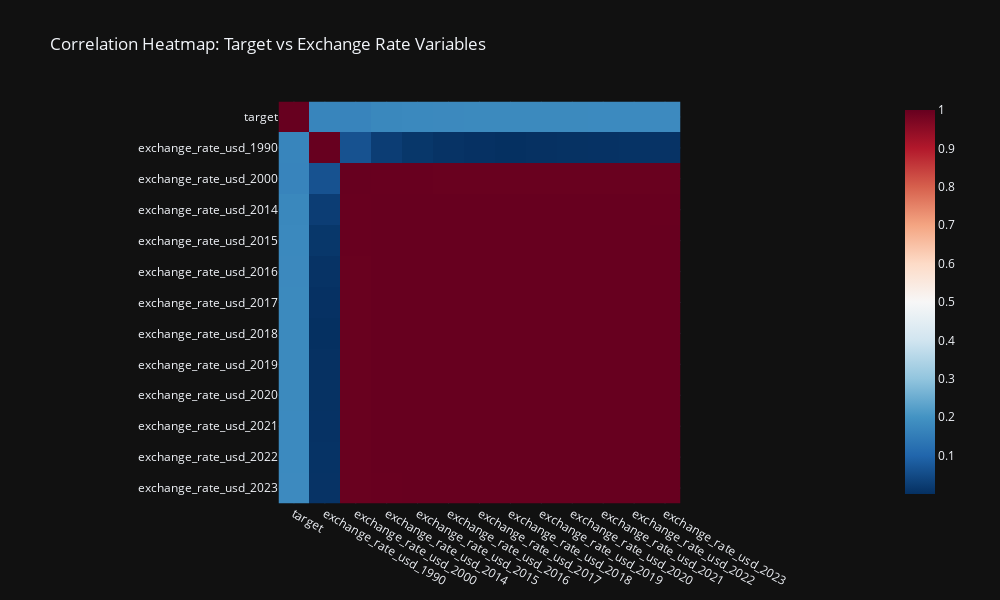

Source (notebook cell):
### Code cell
# Variables to compare
variables_to_compare = ['exchange_rate_usd_1990', 'exchange_rate_usd_2000',
       'exchange_rate_usd_2014', 'exchange_rate_usd_2015',
       'exchange_rate_usd_2016', 'exchange_rate_usd_2017',
       'exchange_rate_usd_2018', 'exchange_rate_usd_2019',
       'exchange_rate_usd_2020', 'exchange_rate_usd_2021',
       'exchange_rate_usd_2022', 'exchange_rate_usd_2023',
]

# Compute the correlation matrix for 'target' and the selected variables
columns_to_use = ['target'] + variables_to_compare
df_corr_matrix = df[columns_to_use].corr()

# Take the absolute values of the correlation matrix
df_corr_matrix_abs = df_corr_matrix.abs()

fig = px.imshow(df_corr_matrix_abs, 
                color_continuous_scale='RdBu_r', 
                title="Correlation Heatmap: Target vs Exchange Rate Variables", 
                template='plotly_dark', 
                width=1000,  
                height=600)  

fig.show()

### Figure 1 — Plotly figure (JSON) as saved in the notebook; plotly's stock layout.template omitted (floating-point values rounded to 4 significant figures; data arrays with more than 128 entries replaced by an {"elided": "..."} marker saying what was removed)
{"data": [{"coloraxis": "coloraxis", "hovertemplate": "x: %{x}<br>y: %{y}<br>color: %{z}<extra></extra>", "name": "0", "type": "heatmap", "x": ["target", "exchange_rate_usd_1990", "exchange_rate_usd_2000", "exchange_rate_usd_2014", "exchange_rate_usd_2015", "exchange_rate_usd_2016", "exchange_rate_usd_2017", "exchange_rate_usd_2018", "exchange_rate_usd_2019", "exchange_rate_usd_2020", "exchange_rate_usd_2021", "exchange_rate_usd_2022", "exchange_rate_usd_2023"], "xaxis": "x", "y": ["target", "exchange_rate_usd_1990", "exchange_rate_usd_2000", "exchange_rate_usd_2014", "exchange_rate_usd_2015", "exchange_rate_usd_2016", "exchange_rate_usd_2017", "exchange_rate_usd_2018", "exchange_rate_usd_2019", "exchange_rate_usd_2020", "exchange_rate_usd_2021", "exchange_rate_usd_2022", "exchange_rate_usd_2023"], "yaxis": "y", "z": {"elided": "13x13 float values"}}], "layout": {"coloraxis": {"colorscale": [[0, "rgb(5,48,97)"], [0.1, "rgb(33,102,172)"], [0.2, "rgb(67,147,195)"], [0.3, "rgb(146,197,222)"], [0.4, "rgb(209,229,240)"], [0.5, "rgb(247,247,247)"], [0.6, "rgb(253,219,199)"], [0.7, "rgb(244,165,130)"], [0.8, "rgb(214,96,77)"], [0.9, "rgb(178,24,43)"], [1, "rgb(103,0,31)"]]}, "height": 600, "title": {"text": "Correlation Heatmap: Target vs Exchange Rate Variables"}, "width": 1000, "xaxis": {"anchor": "y", "constrain": "domain", "domain": [0, 1], "scaleanchor": "y"}, "yaxis": {"anchor": "x", "autorange": "reversed", "constrain": "domain", "domain": [0, 1]}}}
